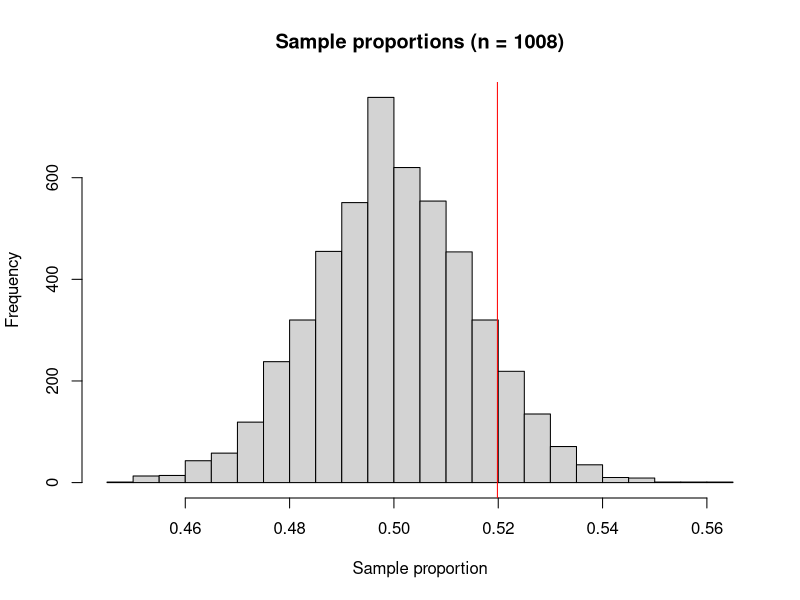
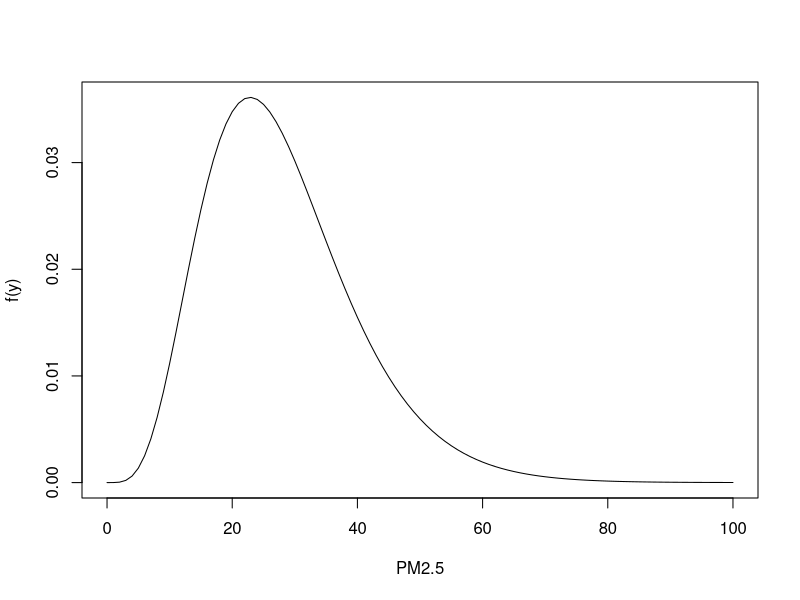
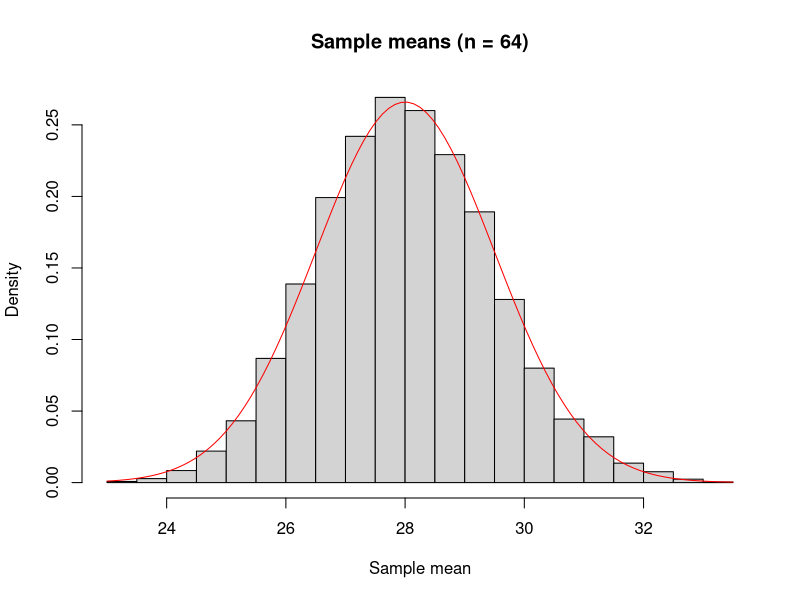

Write R code to recreate these figures, in order.
## -----------------------------------------------------------------------------
524 / 1008 # Sample proportion

## -----------------------------------------------------------------------------
set.seed(123)
R <- 5000 # Number of simulated surveys
pi_hat <- rbinom(R, size = 1008, prob = 0.5) / 1008 # R sample proportions
head(pi_hat)

## -----------------------------------------------------------------------------
hist(pi_hat, breaks = 30, main = "Sample proportions (n = 1008)", xlab = "Sample proportion")
abline(v = 524 / 1008, col = "red") # Observed sample proportion

## -----------------------------------------------------------------------------
mean(pi_hat >= 524 / 1008) # The mean of TRUE / FALSE values is a proportion

## -----------------------------------------------------------------------------
mean(pi_hat) # Simulated
sd(pi_hat) # Simulated
sqrt(0.5 * 0.5 / 1008) # Theoretical standard error

## -----------------------------------------------------------------------------
sqrt(0.5 * 0.5 / 10000)

## -----------------------------------------------------------------------------
mu <- 28
sigma <- 12
k <- mu^2 / sigma^2 # Shape, so that the mean is mu
lambda <- mu / sigma^2 # Rate, so that the standard deviation is sigma
curve(dgamma(x, shape = k, rate = lambda), from = 0, to = 100, xlab = "PM2.5", ylab = "f(y)")

## -----------------------------------------------------------------------------
set.seed(123)
n <- 64
mean(rgamma(n, shape = k, rate = lambda))
mean(rgamma(n, shape = k, rate = lambda))
mean(rgamma(n, shape = k, rate = lambda))

## -----------------------------------------------------------------------------
y_bar <- rep(NA, R) # Empty vector, to be filled with the R sample means

for (r in 1:R) {
  y <- rgamma(n, shape = k, rate = lambda) # A new campaign of n days
  y_bar[r] <- mean(y) # Its sample mean is stored in position r
}

## -----------------------------------------------------------------------------
mean(y_bar) # Simulated
sd(y_bar) # Simulated
sigma / sqrt(n) # Theoretical standard error

## -----------------------------------------------------------------------------
hist(y_bar, breaks = 30, freq = FALSE, main = "Sample means (n = 64)", xlab = "Sample mean")
curve(dnorm(x, mean = mu, sd = sigma / sqrt(n)), add = TRUE, col = "red")

## -----------------------------------------------------------------------------
1 - pnorm(31, mean = mu, sd = sigma / sqrt(n)) # Central limit theorem
mean(y_bar > 31) # Simulation

## -----------------------------------------------------------------------------
my_var <- function(x) mean(x^2) - mean(x)^2 # From Unit E: divides by n

set.seed(123)
n <- 5
R <- 10000
sigma2_hat <- rep(NA, R)
S2 <- rep(NA, R)

for (r in 1:R) {
  y <- rgamma(n, shape = k, rate = lambda)
  sigma2_hat[r] <- my_var(y)
  S2[r] <- var(y)
}

c(mean(sigma2_hat), mean(S2), sigma^2)

## -----------------------------------------------------------------------------
mean((sigma2_hat - sigma^2)^2) # MSE of the biased estimator
mean((S2 - sigma^2)^2) # MSE of the unbiased estimator
